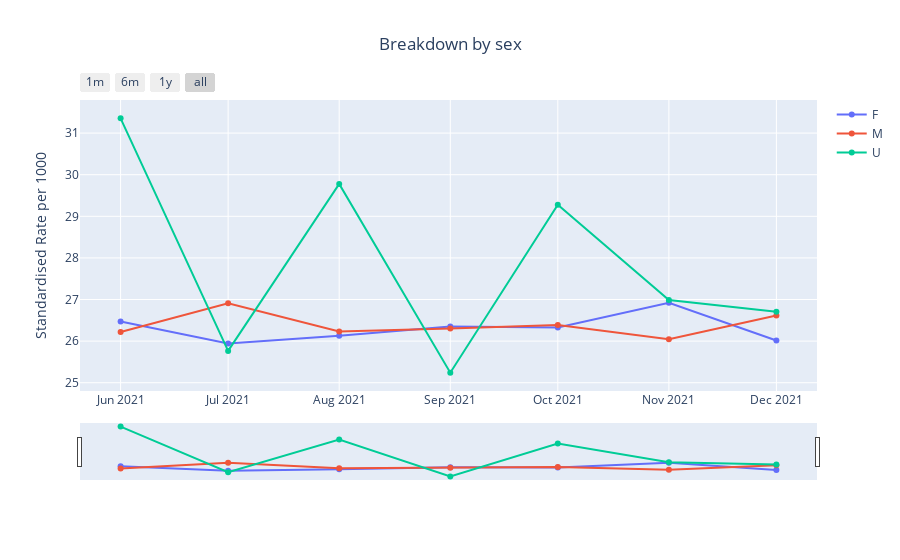

The code cell stored with this chart in its notebook:
### Code cell
plot_measures(data_dict[demographics[i]], title=f'Breakdown by {demographics[i]}', column_to_plot='rate_standardised', category=demographics[i], y_label='Standardised Rate per 1000')
    i+=1

### Figure 1 — Plotly figure (JSON) as saved in the notebook; plotly's stock layout.template omitted (floating-point values rounded to 4 significant figures)
{"data": [{"name": "F", "type": "scatter", "x": ["2021-06-01T00:00:00", "2021-07-01T00:00:00", "2021-08-01T00:00:00", "2021-09-01T00:00:00", "2021-10-01T00:00:00", "2021-11-01T00:00:00", "2021-12-01T00:00:00"], "y": [26.47, 25.94, 26.13, 26.35, 26.33, 26.92, 26.01]}, {"name": "M", "type": "scatter", "x": ["2021-06-01T00:00:00", "2021-07-01T00:00:00", "2021-08-01T00:00:00", "2021-09-01T00:00:00", "2021-10-01T00:00:00", "2021-11-01T00:00:00", "2021-12-01T00:00:00"], "y": [26.22, 26.91, 26.23, 26.3, 26.39, 26.04, 26.61]}, {"name": "U", "type": "scatter", "x": ["2021-06-01T00:00:00", "2021-07-01T00:00:00", "2021-08-01T00:00:00", "2021-09-01T00:00:00", "2021-10-01T00:00:00", "2021-11-01T00:00:00", "2021-12-01T00:00:00"], "y": [31.36, 25.77, 29.78, 25.24, 29.28, 26.99, 26.71]}], "layout": {"hovermode": "x", "title": {"text": "Breakdown by sex", "x": 0.5}, "xaxis": {"rangeselector": {"buttons": [{"count": 1, "label": "1m", "step": "month", "stepmode": "backward"}, {"count": 6, "label": "6m", "step": "month", "stepmode": "backward"}, {"count": 1, "label": "1y", "step": "year", "stepmode": "backward"}, {"step": "all"}]}, "rangeslider": {"visible": true}, "type": "date"}, "yaxis": {"title": {"text": "Standardised Rate per 1000"}}}}
